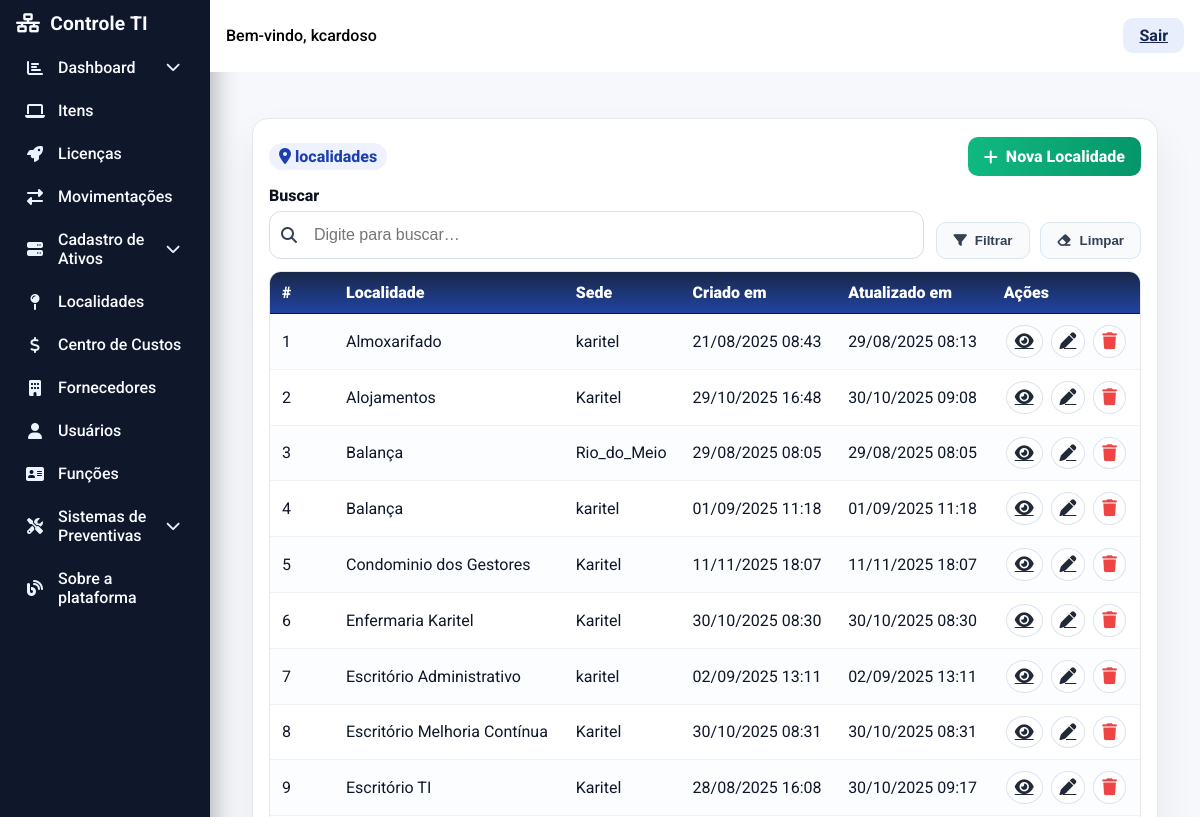
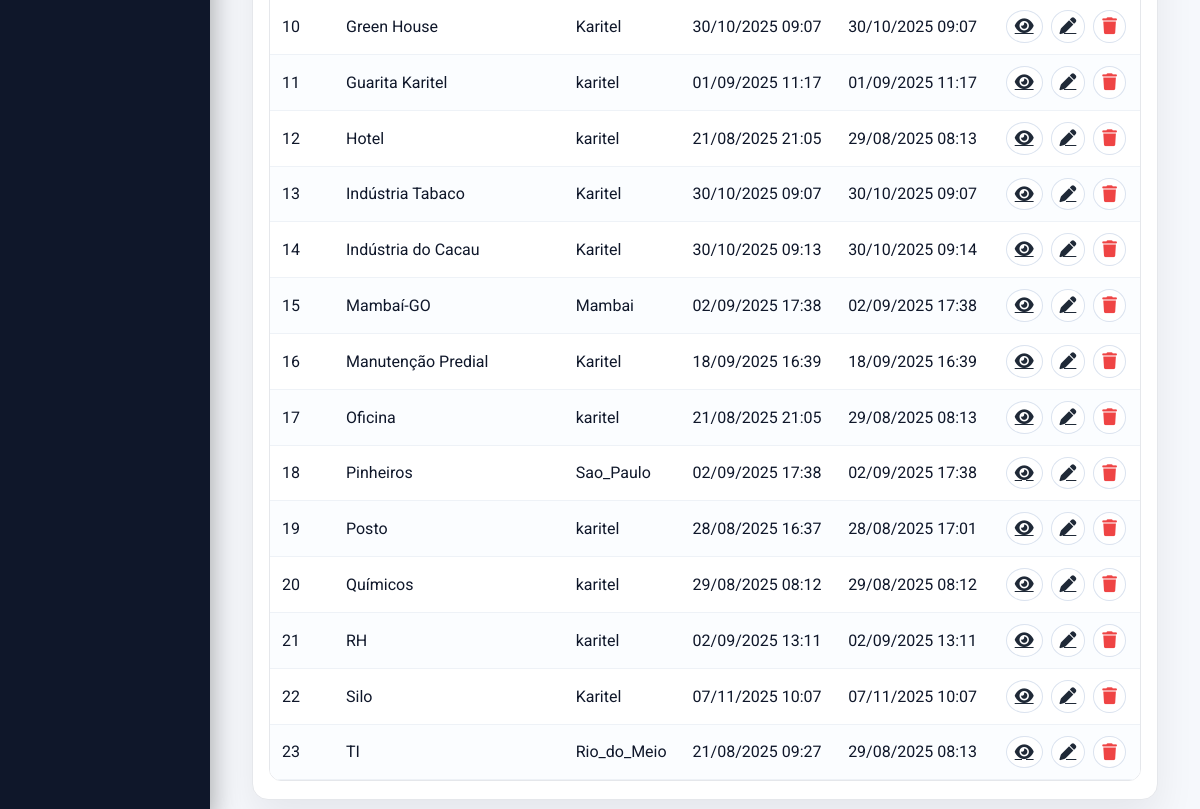
Page /localidades/ (signed in) on the earlier database version (2 pictures, top to bottom).
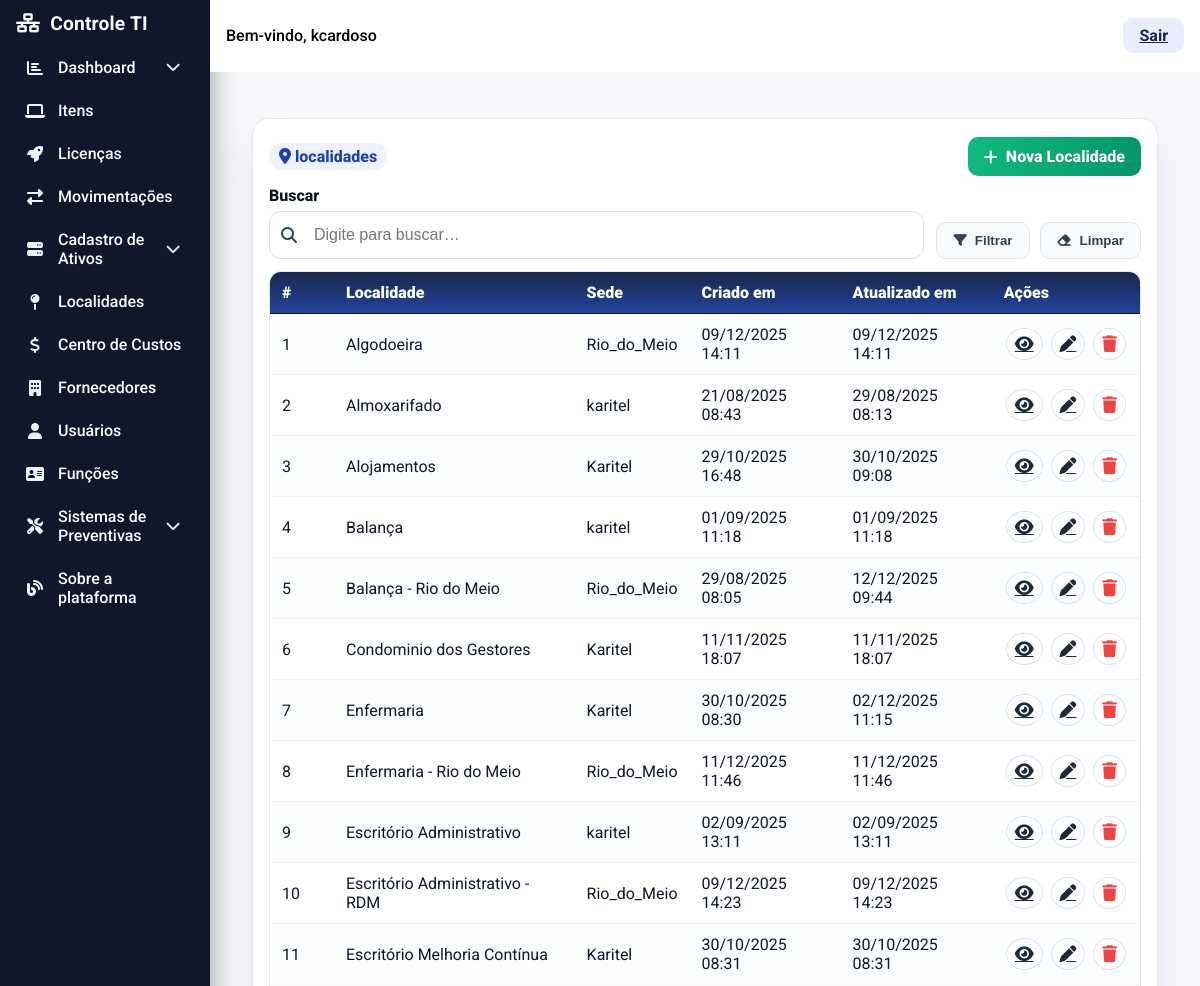
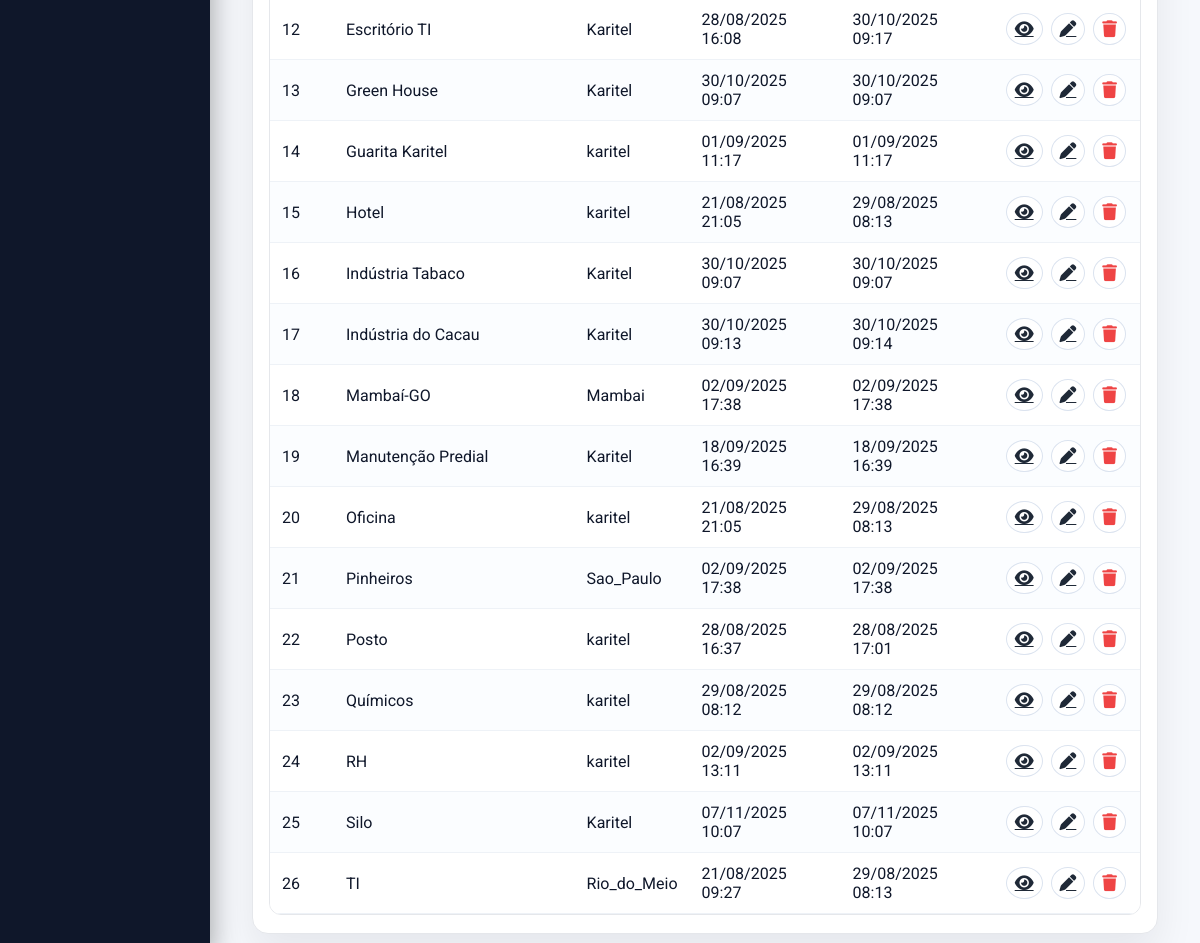
Same page on the later database version (2 pictures, top to bottom).
### ProjetoEstoque/models.py (models this page shows, shortened)
class AuditModel(models.Model):
    criado_por = models.ForeignKey(User, related_name="%(class)s_criador", on_delete=models.SET_NULL, null=True)
    atualizado_por = models.ForeignKey(User, related_name="%(class)s_atualizador", on_delete=models.SET_NULL, null=True)
    created_at = models.DateTimeField(auto_now_add=True)
    updated_at = models.DateTimeField(auto_now=True)
    class Meta:
        abstract = True

class Localidade(AuditModel):
    codigo = models.CharField(
        max_length=20,
        choices=LocalidadeChoices.choices,
        null=True, blank=True,
        help_text="Sede: "
    )
    local = models.CharField(max_length=100)

### ProjetoEstoque/views.py (the view)
# urls.py: path("localidades/", views.localidade_list, name="localidade_list"),
@login_required
def localidade_list(request):
    qs = Localidade.objects.all().order_by("local")
    q = request.GET.get("q", "").strip()
    if q:
        qs = qs.filter(Q(local__icontains=q) | Q(codigo__icontains=q))
    context = {
        "localidades": qs,
        "LocalidadeChoices": LocalidadeChoices,
        "q": q,
    }
    return render(request, "front/localidade_list.html", context)

### ProjetoEstoque/templates/front/localidade_list.html (shortened to what this page needs)
{% extends 'base.html' %}
{% block content %}
<link rel="stylesheet" href="https://cdnjs.cloudflare.com/ajax/libs/font-awesome/6.4.2/css/all.min.css"/>
<div class="page">
  <div class="panel">
    <div class="top-actions">
      <div class="metrics">
        <span class="badge"><i class="fa fa-location-dot"></i> {{ total }} localidades</span>
      </div>
      <div style="display:flex;gap:10px">
        <a class="btn btn-add" href="{% url 'localidade_create' %}"><i class="fa fa-plus"></i> Nova Localidade</a>
      </div>
    </div>
    <form class="filtros" method="get" id="fForm" autocomplete="off">
      <div class="group">
        <label style="color: #0b1220;">Buscar</label>
        <div class="filtro-icon-input">
          <span class="ico"><i class="fa fa-search"></i></span>
          <input type="text" name="q" class="ctrl" placeholder="Digite para buscar…" value="{{ q|default:'' }}">
        </div>
      </div>
      <div style="display:flex;gap:10px;justify-content:flex-end">
        <button class="btn btn-light" type="submit"><i class="fa fa-filter"></i> Filtrar</button>
        <button class="btn btn-light" type="button" id="btnClear"><i class="fa fa-eraser"></i> Limpar</button>
      </div>
    </form>
    <div class="table-wrap">
      <table>
        <thead>
          <tr>
            <th style="width:64px">#</th>
            <th>Localidade</th>
            <th>Sede</th>
            <th>Criado em</th>
            <th>Atualizado em</th>
            <th style="width:120px">Ações</th>
          </tr>
        </thead>
        <tbody>
          {% for obj in localidades %}
          <tr>
            <td>{{ forloop.counter }}</td>
            <td>{{ obj.local }}</td>
            <td>{{ obj.codigo }}</td>
            <td>{{ obj.created_at|date:"d/m/Y H:i" }}</td>
            <td>{{ obj.updated_at|date:"d/m/Y H:i" }}</td>
            <td class="td-acoes">
              <a class="icon-btn" title="Detalhar" href="{% url 'localidade_detail' obj.pk %}"><i class="fa fa-eye"></i></a>
              <a class="icon-btn" title="Editar" href="{% url 'localidade_update' obj.pk %}"><i class="fa fa-pen"></i></a>
              <button class="icon-btn delete" title="Excluir"
                      onclick="openDeleteModal('{{ obj.pk }}','{{ obj.local|escapejs }}')"><i class="fa fa-trash"></i></button>
            </td>
          </tr>
          {% empty %}
          <tr><td colspan="5" style="text-align:center;color:#64748b;padding:16px">Nenhuma localidade encontrada.</td></tr>
          {% endfor %}
        </tbody>
      </table>
    </div>
  </div>
</div>
{% endblock %}

Differences in the rows shown:
added Localidade: local "Algodoeira", codigo "Rio_do_Meio", created_at "09/12/2025 14:11", updated_at "09/12/2025 14:11"
shown differently, row unchanged: Localidade "Balança": moves up the list
changed Localidade: local "Balança" → "Balança - Rio do Meio"; updated_at "29/08/2025 08:05" → "12/12/2025 09:44"
changed Localidade: local "Enfermaria Karitel" → "Enfermaria"; updated_at "30/10/2025 08:30" → "02/12/2025 11:15"
added Localidade: local "Enfermaria - Rio do Meio", codigo "Rio_do_Meio", created_at "11/12/2025 11:46", updated_at "11/12/2025 11:46"
added Localidade: local "Escritório Administrativo - RDM", codigo "Rio_do_Meio", created_at "09/12/2025 14:23", updated_at "09/12/2025 14:23"
